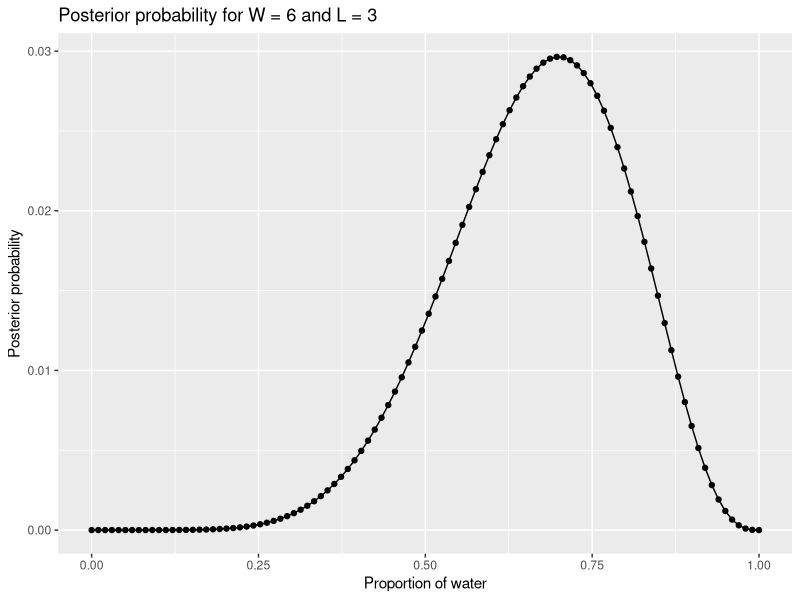
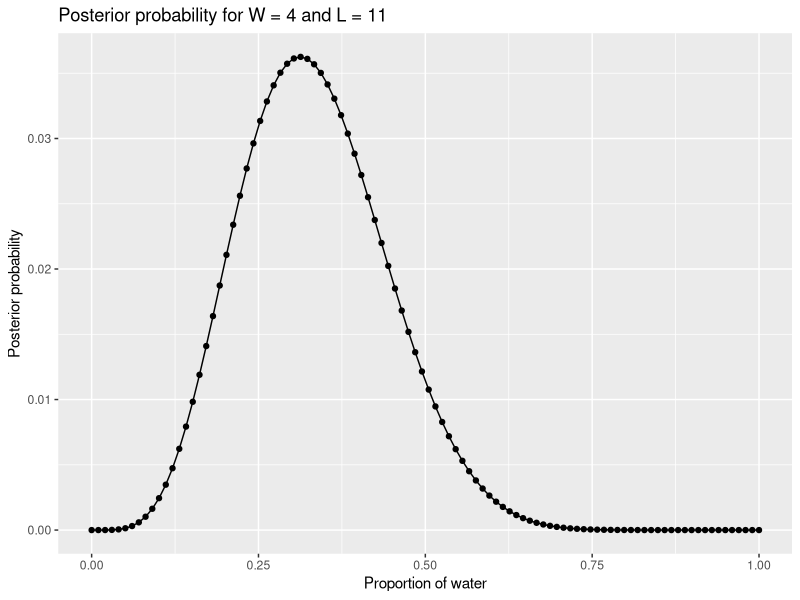
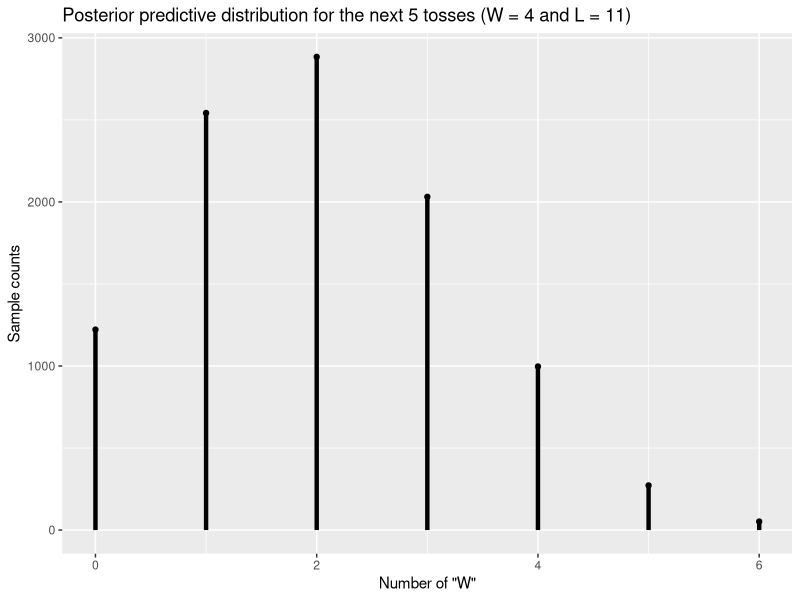

These figures' R source, in order:
## ---- chunk 1
library(magrittr)
library(glue)
library(ggplot2)
## ---- chunk 2
compute_posterior <- function(W, L, precision_step=100){
  N <- W + L
  p <- seq(0, 1, length.out = 100)
  
  # P(p|W,L) = P(W,L|p)P(p) / P(W,L)
  likelihood <- sapply(p, function(x) dbinom(W, N, x))
  posterior = likelihood * p / sum(likelihood * p)
  return(posterior)
}
## ---- chunk 3
W <- 6
L <- 3
precision <- 100
posterior = compute_posterior(W, L, precision)
p <- seq(0, 1, length.out = precision)

ggplot() +
  geom_line(aes(x=p, y=posterior)) +
  geom_point(aes(x=p, y=posterior)) +
  labs(x = "Proportion of water",
       y = "Posterior probability",
       title = glue("Posterior probability for W = {W} and L = {L}"))

## ---- chunk 4
W <- 4
L <- 11
precision <- 100
posterior = compute_posterior(W, L, precision)
p <- seq(0, 1, length.out = precision)

# Plot function approximation
ggplot() +
  geom_line(aes(x=p, y=posterior)) +
  geom_point(aes(x=p, y=posterior)) +
  labs(x = "Proportion of water",
       y = "Posterior probability",
       title = glue("Posterior probability for W = {W} and L = {L}"))

## ---- chunk 5
W <- 4
L <- 11
precision <- 100
posterior = compute_posterior(W, L, precision)
p <- seq(0, 1, length.out = precision)

next_sample_size = 6
nsims = 1e4

# Estimate probability
sampled_p = sample(p, size=nsims, replace=T, prob = posterior)

pred_tosses = sapply(
  sampled_p,
  function(q){                   
    sum(
      sample(
        c("W", "L"), 
        size = next_sample_size,
        replace = T, prob = c(q, 1-q)
      )=="W"
    )
  }
)

sample_counts <- table(pred_tosses)

ggplot() +
  geom_point(aes(x=0:next_sample_size, y=as.vector(sample_counts))) +
  geom_segment(aes(x=0:next_sample_size, xend=0:next_sample_size,
                   y=0, yend=sample_counts),
               size=1.5
  ) +
  labs(x = "Number of \"W\"",
       y = "Sample counts",
       title = glue("Posterior predictive distribution for the next 5 tosses (W = {W} and L = {L})"))
## ---- chunk 6
1 + 1
## ---- chunk 7
#| echo: false
2 * 2
